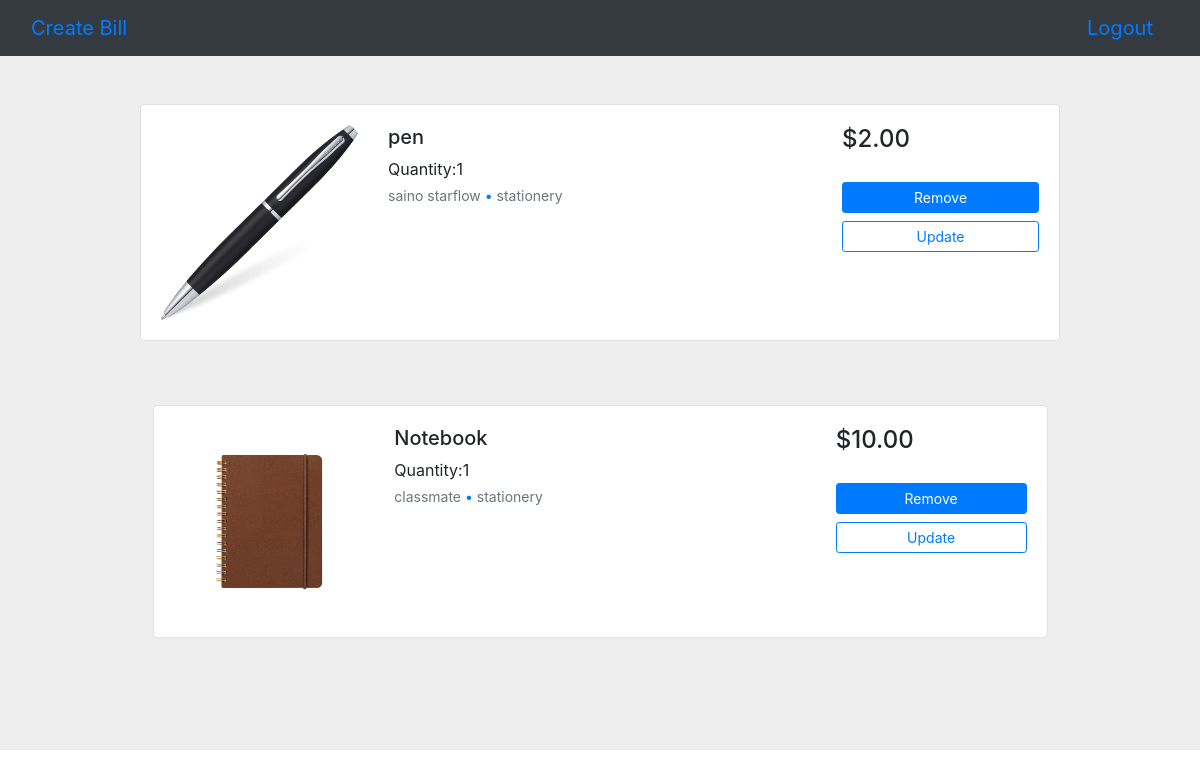
/home/ (signed in), run on an earlier commit of the app's database.
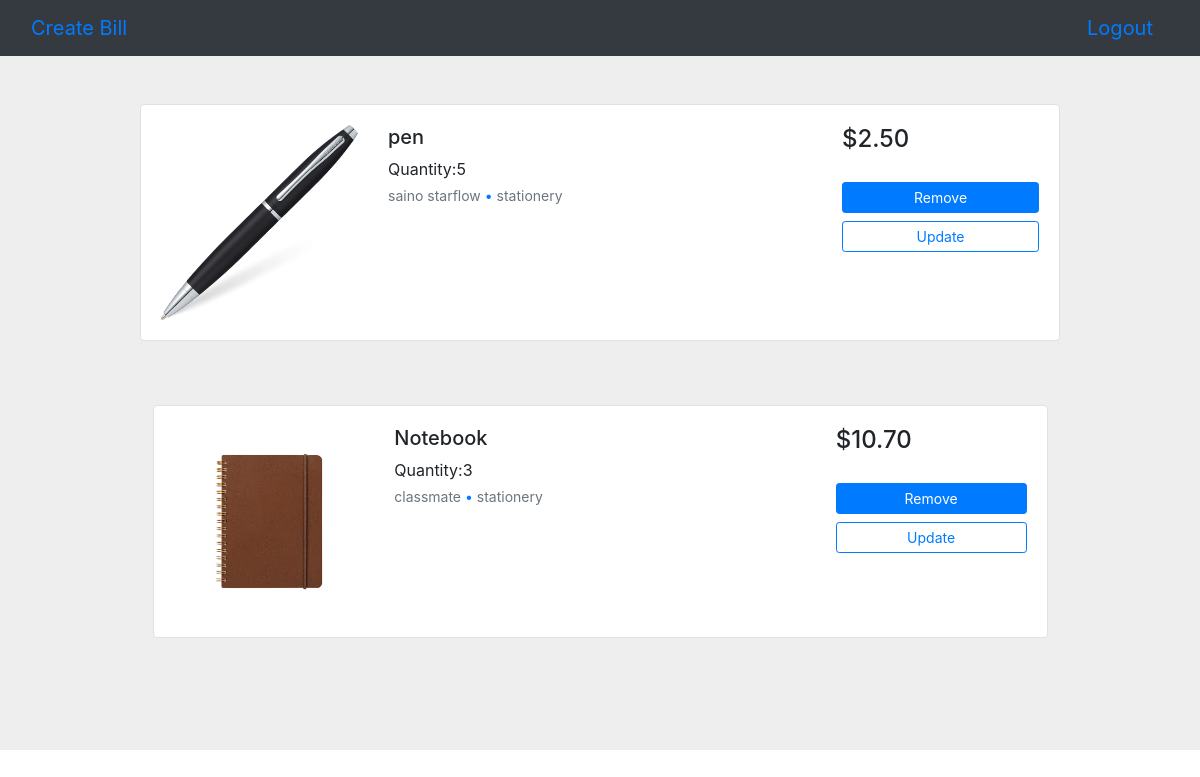
And on a later commit of the database.
### inventory/models.py (models this page shows, shortened)
class Product(models.Model):
    product_name = models.CharField(max_length=50)
    brand = models.CharField(max_length=50)
    photo = models.ImageField(upload_to="image")
    price = models.DecimalField(max_digits=6, decimal_places=2)
    quantity = models.IntegerField()
    gst = models.DecimalField(max_digits=4, decimal_places=2)
    category = models.ForeignKey(Category, on_delete=models.CASCADE)

class Category(models.Model):
    category_name = models.CharField(max_length=50)
    def __str__(self):
        return f'{self.category_name}'

### inventory/views.py (the view)
# urls.py: path('home/', views.home, name='home'),
@login_required(login_url='/login/')
def home(request):
    product = Product.objects.all()
    return render(request, "home.html",{
        "product": product
    })

### inventory/templates/home.html (shortened to what this page needs)
{% extends 'base.html' %}
{% block title %}Home Page{% endblock title %}
{% block content %}
<nav class="navbar navbar-expand-lg bg-dark">
    <div class="container-fluid">
      <a class="navbar-brand" href="/bill/">Create Bill</a>
      <a class="navbar-brand" href="/logout/">Logout</a>
    </div>
</nav>
<section style="background-color: #eee;">
{% for test in product %}
    <div class="container py-5">
      <div class="row justify-content-center mb-3">
        <div class="col-md-12 col-xl-10">
          <div class="card shadow-0 border rounded-3">
            <div class="card-body">
              <div class="row">
                <div class="col-md-12 col-lg-3 col-xl-3 mb-4 mb-lg-0">
                  <div class="bg-image hover-zoom ripple rounded ripple-surface">
                    <img src="{{test.photo.url}}"
                      class="w-100" />
                  </div>
                </div>
                <div class="col-md-6 col-lg-6 col-xl-6">
                  <h5>{{test.product_name}}</h5>
                  <div class="d-flex flex-row">
                    <span>Quantity:{{test.quantity}}</span>
                  </div>
                  <div class="mt-1 mb-0 text-muted small">
                    <span>{{test.brand}}</span>
                    <span class="text-primary"> • </span>
                    <span>{{test.category}}</span>
                  </div>
                </div>
                <div class="col-md-6 col-lg-3 col-xl-3 border-sm-start-none border-start">
                  <div class="d-flex flex-row align-items-center mb-1">
                    <h4 class="mb-1 me-1">${{test.price}}</h4>
                  </div>
                  <div class="d-flex flex-column mt-4">
                    <button class="btn btn-primary btn-sm" type="button" onclick="window.location.href = '{{test.pk}}/';">Remove</button>
                    <button class="btn btn-outline-primary btn-sm mt-2" type="button" onclick="window.location.href = 'update/{{test.pk}}/';">
                      Update
                    </button>
                  </div>
                </div>
              </div>
            </div>
          </div>
        </div>
    </div>
{% endfor %}
</section>
{% endblock content %}

### inventory/templates/base.html (shortened to what this page needs)
<!DOCTYPE html>
<html lang="en">
<head>
    <title{% block title %}{% endblock title %}</title>
    <link rel="stylesheet" href="https://cdn.jsdelivr.net/npm/bootstrap@4.6.1/dist/css/bootstrap.min.css">
</head>
<body>
    {% block content %}{% endblock content %}
</body>
</html>

What changed in the data, as far as the page shows it:
changed Product "pen": quantity "1" → "5"; price "2.00" → "2.50"
changed Product "Notebook": quantity "1" → "3"; price "10.00" → "10.70"
